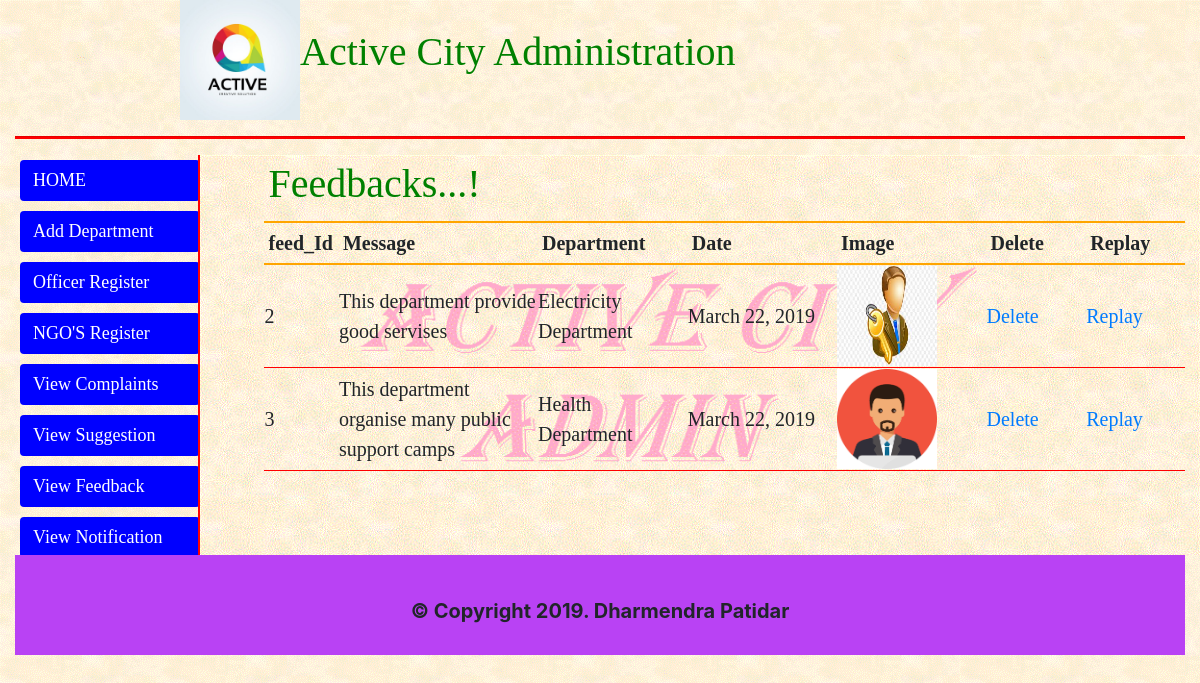
The page /Ac_Admin/admin_feedback_list/ (signed in) on the database its author committed.
### Ac_Citizen/models.py (models this page shows)
class Feedback_Table(models.Model):
    feed_id = models.AutoField(primary_key=True)
    citz_id = models.ForeignKey(Citizen_Table,on_delete=models.CASCADE)
    dept_name = models.ForeignKey(Department_Table,on_delete=models.CASCADE)
    feed_date = models.DateField(auto_now_add=True)
    feed_message = models.TextField()
    image = models.ImageField(upload_to='feedbacks',default=False)

### Ac_Admin/views.py (the view)
# urls.py: path('admin_feedback_list/',views.admin_feedbacks_list,name='admin_feedback_list'),
def admin_feedbacks_list(request):
    try:
        username = request.session['username']
        qs = Feedback_Table.objects.all()
        return render(request, 'ac_admin/admin_feedback_list.html', {'data':qs})
    except KeyError:
        return redirect('admin_login')

### templates/ac_admin/admin_feedback_list.html (shortened to what this page needs)
<!DOCTYPE html>
{% extends 'ac_admin/admin_index.html' %}
{% load staticfiles %}
            {% block body %}
                <table class="feed-table">
                    <tr><th colspan="7"><h1>Feedbacks...!</h1></th></tr>
                    <tr>
                        <th width="70">feed_Id</th>
                        <th width="200">Message</th>
                        <th width="150">Department</th>
                        <th width="150">Date</th>
                        <th width="150">Image</th>
                        <th width="100">Delete</th>
                        <th width="100">Replay</th>
                    </tr>
                    {% for obj in data %}
                        <tr>
                            <td>{{ obj.feed_id }}</td>
                            <td>{{ obj.feed_message  }}</td>
                            <td>{{ obj.dept_name_id }}</td>
                            <td>{{ obj.feed_date }}</td>
                            <td><img src="{{ obj.image.url }}" width="100" height="100"></td>
                            <td>
                                <a href="{% url 'delete_feedback' %}?id={{ obj.feed_id }}">Delete</a>
                            </td>
                            <td><a href="{% url 'admin_feedback_replay' %}?id={{ obj.feed_id }}">Replay</a></td>
                        </tr>
                    {% endfor %}
                </table>
            {% endblock %}

### rows shown on the page
Feedback_Table: feed_id "2", feed_message "This department provide good servises", dept_name_id "Electricity Department", feed_date "March 22, 2019", image (picture)
Feedback_Table: feed_id "3", feed_message "This department organise many public support camps", dept_name_id "Health Department", feed_date "March 22, 2019", image (picture)
